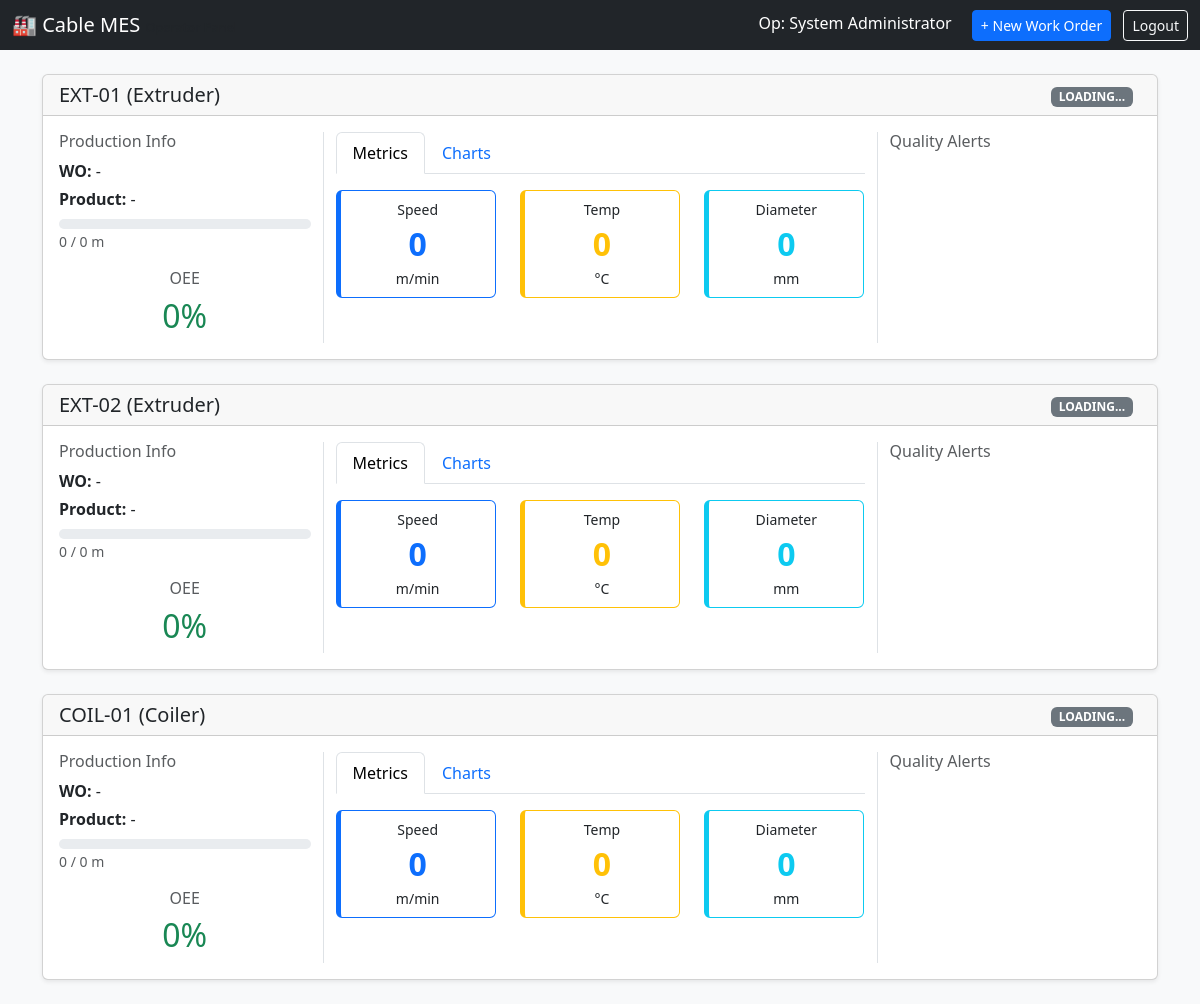
/operator (signed in), run on the app's committed database.
### cable_mes/models.py (models this page shows, shortened)
class User(UserMixin, Base):
    __tablename__ = 'users'
    id = Column(Integer, primary_key=True)
    username = Column(String(50), unique=True, nullable=False)
    password_hash = Column(String(128), nullable=False)
    role = Column(Enum(UserRole), default=UserRole.OPERATOR)
    full_name = Column(String(100))

class Machine(Base):
    __tablename__ = 'machines'
    id = Column(Integer, primary_key=True)
    name = Column(String(50), unique=True, nullable=False)
    type = Column(String(50))
    status = Column(String(20), default='IDLE')
    plc_ip = Column(String(15))
    plc_port = Column(Integer, default=502)
    plc_slave_id = Column(Integer, default=1)
    reg_speed = Column(Integer, default=0)
    reg_temp = Column(Integer, default=1)
    reg_diameter = Column(Integer, default=2)

### app.py (the view)
@app.route('/operator')
@login_required
def operator_dashboard():
    machines = Machine.query.all()
    products = Product.query.all()
    return render_template('index.html', machines=machines, products=products) # Re-using the nice dashboard

### app.py (called while the page is built)
@app.teardown_appcontext
def shutdown_session(exception=None):
    db_session.remove()

@login_manager.user_loader
def load_user(user_id):
    return User.query.get(int(user_id))

### templates/index.html (shortened to what this page needs)
<!DOCTYPE html>
<html lang="en">
<head>
    <link href="https://cdn.jsdelivr.net/npm/bootstrap@5.3.0/dist/css/bootstrap.min.css" rel="stylesheet">
</head>
<body class="bg-light">
    <nav class="navbar navbar-dark bg-dark mb-4">
        <div class="container-fluid">
            <span class="navbar-brand mb-0 h1">🏭 Cable MES <small class="text-muted" style="font-size:0.8rem">Operator Panel</small></span>
            <div>
                <span class="text-white me-3">Op: {{ current_user.full_name }}</span>
                <button class="btn btn-primary btn-sm" data-bs-toggle="modal" data-bs-target="#newOrderModal">
                    + New Work Order
                </button>
                <a href="/logout" class="btn btn-outline-light btn-sm ms-2">Logout</a>
            </div>
        </div>
    </nav>
    <div class="container">
        <div class="row" id="machines-container">
            {% for machine in machines %}
            <div class="col-md-12 mb-4 machine-card" data-id="{{ machine.id }}">
                <div class="card shadow-sm">
                    <div class="card-header d-flex justify-content-between align-items-center">
                        <h5 class="mb-0">{{ machine.name }} ({{ machine.type }})</h5>
                        <div>
                            <span class="badge bg-secondary status-badge me-2">LOADING...</span>
                        </div>
                    </div>
                    <div class="card-body">
                        <div class="row">
                            <div class="col-md-3 border-end">
                                <h6 class="text-muted">Production Info</h6>
                                <p class="mb-1"><strong>WO:</strong> <span class="wo-number">-</span></p>
                                <p class="mb-1"><strong>Product:</strong> <span class="product-code">-</span></p>
                                <div class="progress mt-2" style="height: 10px;">
                                </div>
                                <small class="text-muted"><span class="produced">0</span> / <span class="target">0</span> m</small>
                                <div class="mt-3 text-center">
                                    <h6 class="text-muted">OEE</h6>
                                    <h2 class="text-success"><span class="oee">0</span>%</h2>
                                </div>
                            </div>
                            <div class="col-md-6">
                                <ul class="nav nav-tabs" id="myTab{{ machine.id }}" role="tablist">
                                    <li class="nav-item" role="presentation">
                                        <button class="nav-link active" id="metrics-tab-{{ machine.id }}" data-bs-toggle="tab" data-bs-target="#metrics-{{ machine.id }}" type="button" role="tab">Metrics</button>
                                    </li>
                                    <li class="nav-item" role="presentation">
                                        <button class="nav-link" id="charts-tab-{{ machine.id }}" data-bs-toggle="tab" data-bs-target="#charts-{{ machine.id }}" type="button" role="tab">Charts</button>
                                    </li>
                                </ul>
                                <div class="tab-content pt-3" id="myTabContent{{ machine.id }}">
                                    <div class="tab-pane fade show active" id="metrics-{{ machine.id }}" role="tabpanel">
                                        <div class="row text-center">
                                            <div class="col-4">
                                                <div class="card p-2 metric-card border-primary">
                                                    <small>Speed</small>
                                                    <div class="metric-value text-primary"><span class="speed">0</span></div>
                                                    <small>m/min</small>
                                                </div>
                                            </div>
                                            <div class="col-4">
                                                <div class="card p-2 metric-card border-warning">
                                                    <small>Temp</small>
                                                    <div class="metric-value text-warning"><span class="temp">0</span></div>
                                                    <small>°C</small>
                                                </div>
                                            </div>
                                            <div class="col-4">
                                                <div class="card p-2 metric-card border-info">
                                                    <small>Diameter</small>
                                                    <div class="metric-value text-info"><span class="diam">0</span></div>
                                                    <small>mm</small>
                                                </div>
                                            </div>
                                        </div>
                                    </div>
                                </div>
                            </div>
                            <div class="col-md-3 border-start">
                                <h6 class="text-muted">Quality Alerts</h6>
                            </div>
                        </div>
                    </div>
                </div>
            </div>
            {% endfor %}
        </div>
    </div>
</body>
</html>

### templates/index.html (style rules this page uses)
.metric-card { border-left: 5px solid #007bff; }
.metric-value { font-size: 2rem; font-weight: bold; }

### data on the page
User: full_name "System Administrator"
Machine: name "EXT-01", type "Extruder"
Machine: name "EXT-02", type "Extruder"
Machine: name "COIL-01", type "Coiler"
